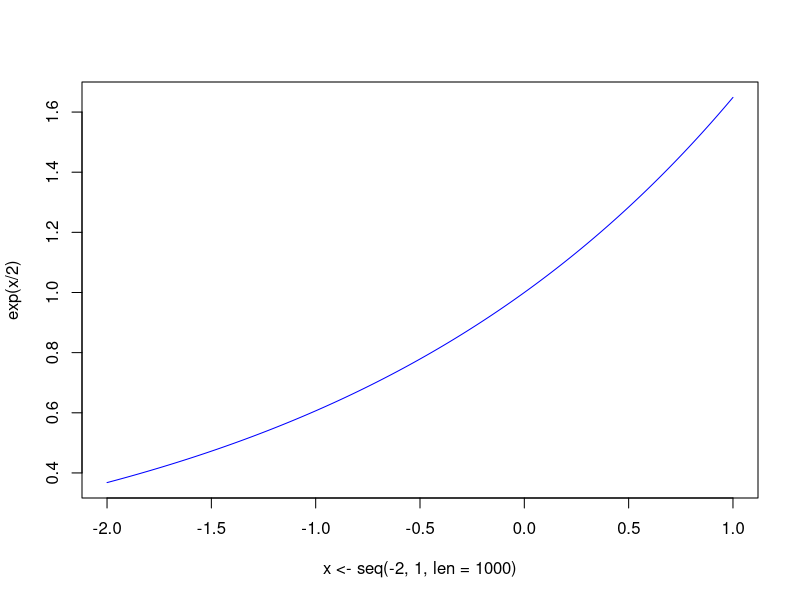
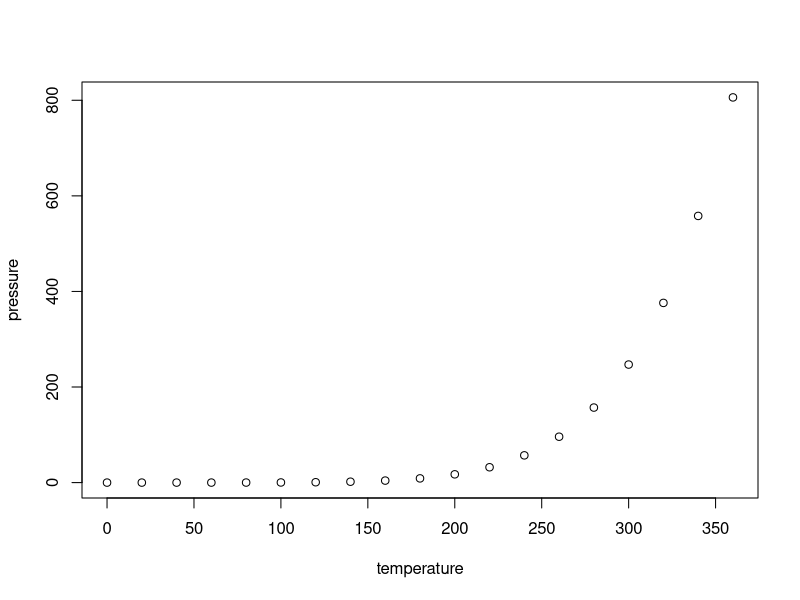

Source code (R) for these figures, in order:
## ---- chunk 1
knitr::opts_chunk$set(echo = TRUE)
## ---- chunk 2
fzero <- function(func, initial = c(0,1)){
  a <- initial[1]
  b <- initial[2]
  f <- func;
  if(f(a)*f(b)>0) error("The function has no root in this interval")
  if(f(a)*f(b)==0) return(ifelse(f(a)!=0,b,a))
  return((a+b)/2);
}
print(fzero(func=function(x) exp(x)-2))
plot(x <- seq(-2,1,len=1000),exp(x/2),type="l",col="blue")
## ---- chunk 3
plot(pressure)
